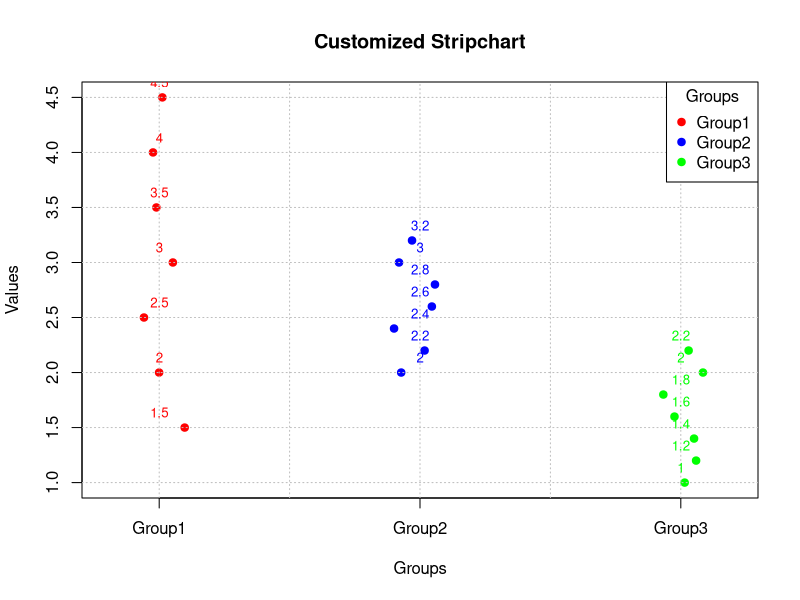

Write R code to recreate this figure.
# Filename: _044_stripchart.R
# Title: Stripchart in R
# Author: Raghava | GitHub: @raghavtwenty
# Date Created: June 15, 2024 | Last Updated: June 15, 2024
# Language: R | Version: 4.4.0

# Create data vectors
group1 <- c(1.5, 2.0, 2.5, 3.0, 3.5, 4.0, 4.5)
group2 <- c(2.0, 2.2, 2.4, 2.6, 2.8, 3.0, 3.2)
group3 <- c(1.0, 1.2, 1.4, 1.6, 1.8, 2.0, 2.2)

# Combine data into a list for easier plotting
data <- list(Group1 = group1, Group2 = group2, Group3 = group3)

# Create a basic stripchart
stripchart(data,
    method = "jitter",  # Adding jitter method to prevent overplotting
    pch = 19,   # Plotting character to solid circle
    col = c("red", "blue", "green"),
    vertical = TRUE,
    main = "Customized Stripchart",
    xlab = "Groups",    # Labels
    ylab = "Values")

# Adding grid lines
grid(nx = NULL, ny = NULL, col = "gray", lty = "dotted")

# nx and ny specify the number of grid lines in x and y direction (NULL means auto-determined)
# col sets the color of the grid lines
# lty sets the line type (dotted, dashed, etc.)

# Adding a legend
legend("topright", legend = names(data), col = c("red", "blue", "green"), pch = 19, title = "Groups")

# "topright" specifies the position of the legend
# pch sets the plotting character in the legend

# Adding individual data point labels (optional)
text(x = rep(1, length(group1)), y = group1, labels = round(group1, 1), pos = 3, cex = 0.8, col = "red")
text(x = rep(2, length(group2)), y = group2, labels = round(group2, 1), pos = 3, cex = 0.8, col = "blue")
text(x = rep(3, length(group3)), y = group3, labels = round(group3, 1), pos = 3, cex = 0.8, col = "green")

# text adds text labels to the points
# labels specifies the text labels
# pos = 3 places the labels above the points
# cex controls the size of the text
# col sets the color of the text
